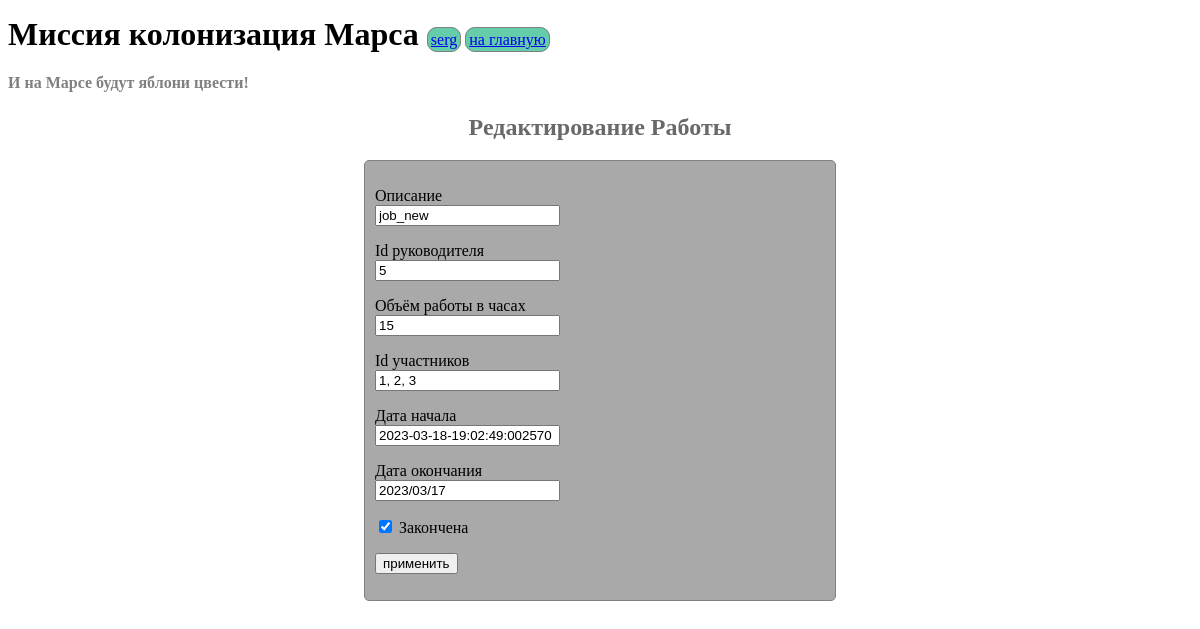
/edit_job/4 (signed in), run on an earlier commit of the app's database.
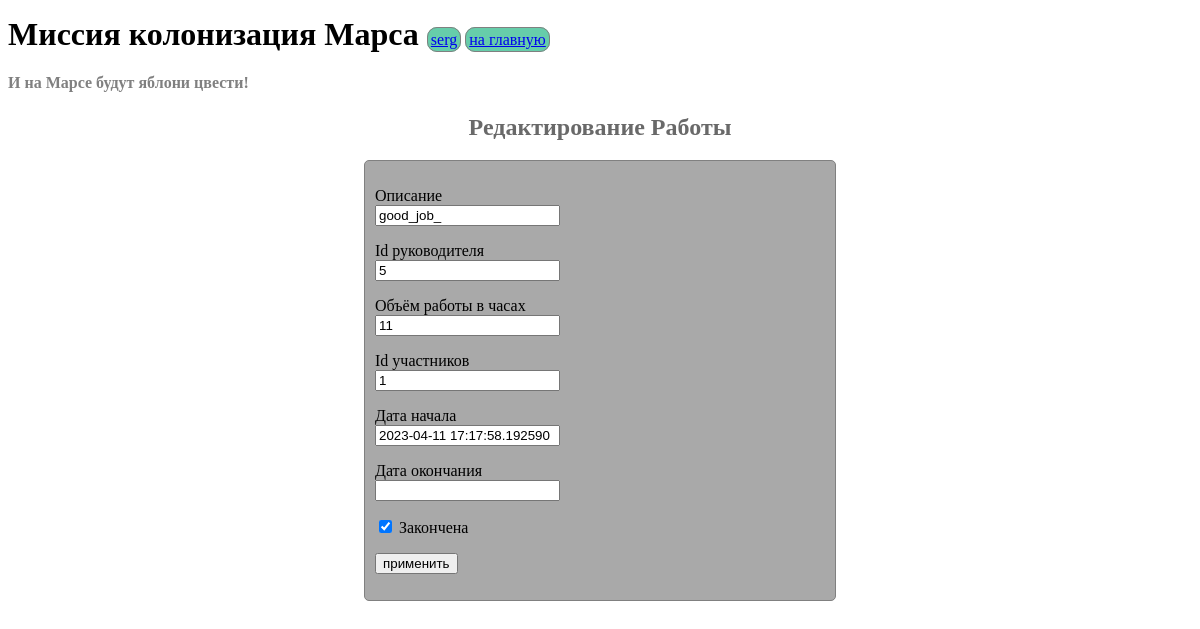
And on a later commit of the database.
### data/users.py (models this page shows, shortened)
class User(SqlAlchemyBase, UserMixin, SerializerMixin):
    __tablename__ = 'users'
    id = sqlalchemy.Column(sqlalchemy.Integer, primary_key=True,
                           autoincrement=True)
    surname = sqlalchemy.Column(sqlalchemy.String)
    name = sqlalchemy.Column(sqlalchemy.String)
    age = sqlalchemy.Column(sqlalchemy.Integer)
    position = sqlalchemy.Column(sqlalchemy.String)
    speciality = sqlalchemy.Column(sqlalchemy.String)
    address = sqlalchemy.Column(sqlalchemy.String)
    email = sqlalchemy.Column(sqlalchemy.String, unique=True)
    hashed_password = sqlalchemy.Column(sqlalchemy.String)
    modified_date = sqlalchemy.Column(sqlalchemy.DATETIME)

### data/jobs.py (models this page shows, shortened)
class Jobs(SqlAlchemyBase, SerializerMixin):
    __tablename__ = 'jobs'
    id = sqlalchemy.Column(sqlalchemy.Integer, primary_key=True,
                           autoincrement=True)
    team_leader = sqlalchemy.Column(sqlalchemy.Integer,
                                    sqlalchemy.ForeignKey("users.id"))
    job = sqlalchemy.Column(sqlalchemy.String)
    work_size = sqlalchemy.Column(sqlalchemy.String)
    collaborators = sqlalchemy.Column(sqlalchemy.String)
    start_date = sqlalchemy.Column(sqlalchemy.String)
    end_date = sqlalchemy.Column(sqlalchemy.String)
    is_finished = sqlalchemy.Column(sqlalchemy.Boolean, default=False)
    user = orm.relationship('User')

### server.py (the view, shortened to what this page needs)
@app.route('/edit_job/<int:job_id>', methods=['POST', 'GET'])
@login_required
def edit_job(job_id):
    form = EditJob()
    db_sess = db_session.create_session()
    job = db_sess.query(Jobs).get(job_id)
    if not job:
        return make_response('Ошибка: Работа не найдена')
    if current_user.id not in [1, job.team_leader]:
        return error_401(None)
    url_style = url_for('static', filename='css/style_form.css')
    form_data = job.to_dict()
    if form_data['end_date'] == None:
        form_data['end_date'] = '-'
    params = {'title': 'редактирование', 'url_style': url_style, 'form': form,
              'form_data': form_data}
    return render_template('edit_job.html', **params)

### tools.py
class EditJob(FlaskForm):
    team_leader = StringField('Id руководителя', validators=[DataRequired()])
    job = StringField('Опиcание', validators=[DataRequired()])
    work_size = StringField('Объём работы в часах', validators=[DataRequired()])
    collaborators = StringField('Id участников', validators=[DataRequired()])
    start_date = StringField('Дата начала', validators=[DataRequired()])
    end_date = StringField('Дата окончания', validators=[DataRequired()])
    is_finished = BooleanField('Закончена')
    submit = SubmitField('применить')

### data/db_session.py (called while the page is built)
def create_session() -> Session:
    global __factory
    return __factory()

### server.py (called while the page is built)
@login_manager.user_loader
def load_user(user_id):
    db_sess = db_session.create_session()
    return db_sess.query(User).get(user_id)

### templates/edit_job.html (shortened to what this page needs)
{% extends "base.html" %}
{% block content %}
<h2>Редактирование Работы</h2>
<form action="" method="post">
    <p>
        {{ form.job.label }}<br>
        {{ form.job(class="form-control", value=form_data["job"]) }}<br>
    </p>
    <p>
        {{ form.team_leader.label }}<br>
        {{ form.team_leader(class="form-control", value=form_data["team_leader"]) }}<br>
    </p>
    <p>
        {{ form.work_size.label }}<br>
        {{ form.work_size(class="form-control", value=form_data["work_size"]) }}<br>
    </p>
    <p>
        {{ form.collaborators.label }}<br>
        {{ form.collaborators(class="form-control", value=form_data["collaborators"]) }}<br>
    </p>
    <p>
        {{ form.start_date.label }}<br>
        {{ form.start_date(class="form-control", value=form_data["start_date"]) }}<br>
    </p>
    <p>
        {{ form.end_date.label }}<br>
        {{ form.end_date(class="form-control", value=form_data["end_date"]) }}<br>
    </p>
    <p>{{ form.is_finished(checked=form_data["is_finished"]) }} {{ form.is_finished.label }}</p>
    <p>{{ form.submit(class="btn btn-primary", type="submit") }}</p>
</form>
{% endblock %}

### templates/base.html (shortened to what this page needs)
<!doctype html>
<html lang="en">
<head>
    <link rel="stylesheet" type="text/css" href={{url_style}}/>
</head>
<body>
<p>
    <a style="
    font-size: 2em;
    margin-block-start: 0.67em;
    margin-block-end: 0.67em;
    margin-inline-start: 0px;
    margin-inline-end: 0px;
    font-weight: bold;">
        Миссия колонизация Марса
    </a>
    {% if current_user.is_authenticated %}
    <a class="navbar-brand" href="/logout" style="
font-size: 16px;
border: 1px solid gray;
padding: 3px;
background-color: #66CDAA;
border-radius: 10px;">
        {{ current_user.name }}</a>
    {% endif %}
    <a class="btn btn-primary" href="/" style="font-size: 16px;
border: 1px solid gray;
padding: 3px;
background-color: #66CDAA;
border-radius: 10px;">на главную</a>
</p>
<div class="begining">
    <h4>И на Марсе будут яблони цвести!</h4>
</div>
<main role="main" class="container">
    {% block content %}{% endblock %}
</main>
</body>
</html>

### static/css/style_form.css (style rules this page uses)
form { margin-left: auto; margin-right: auto; max-width: 450px; background-color: #A9A9A9; border: 1px solid gray; border-radius: 5px; padding: 10px; }
h4 { color: #808080; }
h2 { color: #696969; text-align: center; }

What changed in the data, as far as the page shows it:
changed Jobs: job "job_new" → "good_job_"; work_size "15" → "11"; collaborators "1, 2, 3" → "1"; start_date "2023-03-18-19:02:49:002570" → "2023-04-11 17:17:58.192590"; end_date "2023/03/17" → (not shown)
